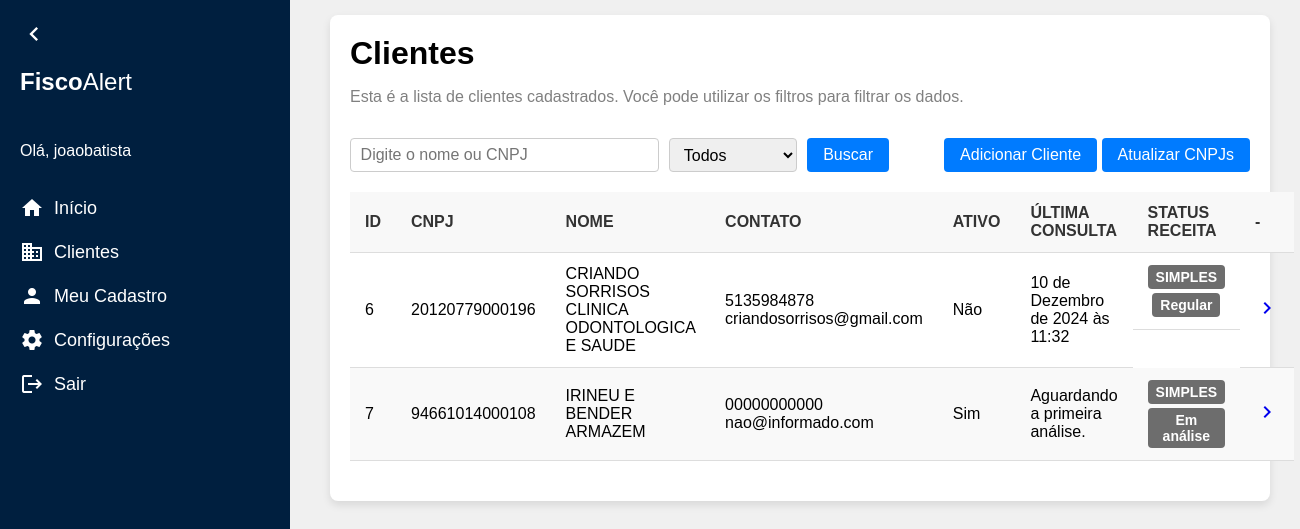
The page /clientes/ (signed in) on the database as committed earlier.
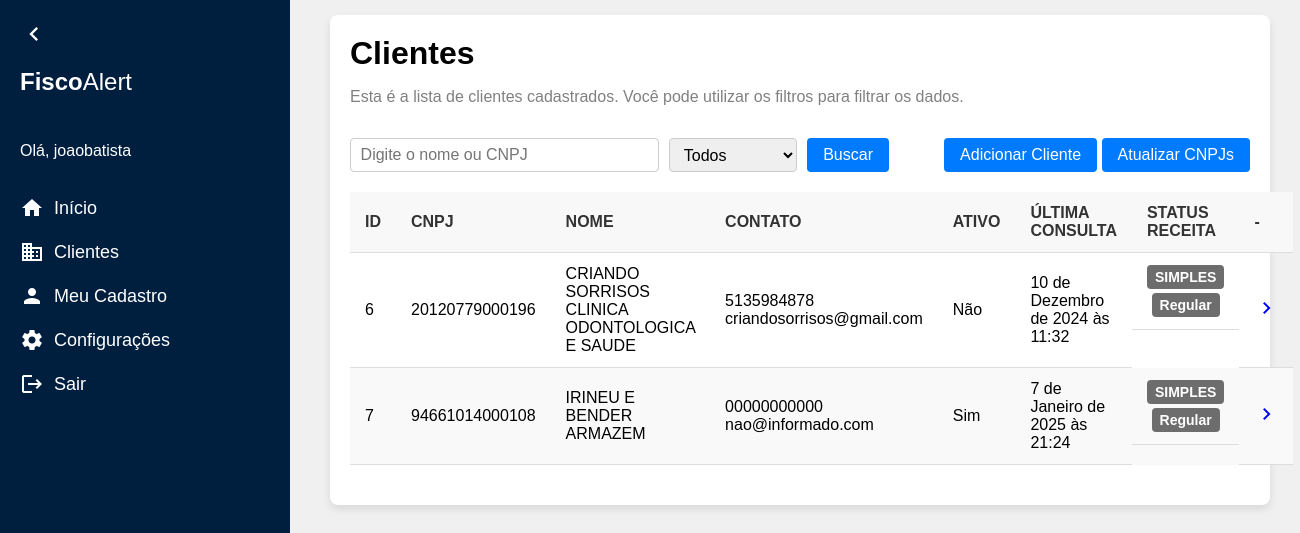
The same page on the database as committed later.
### clientes/models.py (models this page shows, shortened)
class Cliente(models.Model):
    id = models.AutoField(primary_key=True)
    nome_fantasia = models.CharField(max_length=200)
    razao_social = models.CharField(max_length=200)
    cnpj = models.CharField(max_length=14, blank=True, null=True)
    responsavel_tecnico = models.CharField(max_length=50)
    email = models.CharField(max_length=200, blank=True, null=True)
    tipo_empresa = models.ForeignKey(TipoEmpresa, on_delete=models.PROTECT, related_name='tipo_empresa', blank= True, null= True)
    regime_fiscal = models.ForeignKey(RegimeFiscal, on_delete=models.PROTECT, related_name= 'regime_fiscal')
    data_inclusao = models.DateField(blank= True, null= True)
    data_exclusao = models.DateField(blank= True, null= True)
    ultima_atualizacao = models.DateTimeField(blank=True, null=True)
    status = models.CharField(max_length=20, blank= True, null= True)
    telefone = models.CharField(
        max_length=15, blank=True, null=True,
        validators=[
            RegexValidator(
                regex=r'^\d{10,11}$',
                message="O número de telefone deve conter apenas dígitos e ter 10 ou 11 dígitos."
            )
        ]
    )
    ativo = models.BooleanField(default=True)
    escritorio = models.ForeignKey(Escritorio, on_delete=models.PROTECT, related_name='escritorio', blank= True, null= True)

class RegimeFiscal(models.Model):
    id = models.AutoField(primary_key=True)
    nome = models.CharField(max_length=30)
    def __str__(self):
        return self.nome
    class Meta:
        verbose_name = "Regime Fiscal"
        verbose_name_plural = "Regimes Fiscais"

### clientes/views.py (the view)
# urls.py: path('clientes/', clientes_view, name='clientes'),
@filtrar_clientes_por_escritorio
@login_required
def clientes_view(request):
    clientes = request.clientes.order_by('nome_fantasia')
    search = request.GET.get('search', '')
    status = request.GET.get('status', '')
    if search:
        clientes = clientes.filter(Q(nome_fantasia__icontains=search) | Q(cnpj__icontains=search))
    if status == 'ativo':
        clientes = clientes.filter(ativo=True)
    elif status == 'inativo':
        clientes = clientes.filter(ativo=False)
    return render(request, 'clientes.html', {'clientes': clientes})

### clientes/utils.py (called while the page is built, shortened)
def filtrar_clientes_por_escritorio(view_func):
    @wraps(view_func)
    def _wrapped_view(request, *args, **kwargs):
        if not request.user.is_authenticated:
            return HttpResponseForbidden("Usuário não autenticado.")
        escritorio = getattr(request.user, 'escritorio', None)
        request.clientes = Cliente.objects.filter(escritorio=escritorio)
        return view_func(request, *args, **kwargs)
    return _wrapped_view

### configuracoes/context_processors.py (called while the page is built)
def cor_principal(request):
    if request.user.is_authenticated:
        escritorio = request.user.escritorio
        try:
            configuracoes = Configuracoes.objects.get(empresa_config=escritorio)
            cor_principal = configuracoes.cor_principal or "#001f3f"
        except Configuracoes.DoesNotExist:
            cor_principal = "#001f3f"
    else:
        cor_principal = "#001f3f"
    return {
        'cor_principal': cor_principal
    }

### clientes/templates/clientes.html (shortened to what this page needs)
{% extends "base.html" %}
{% block content %}
<div class="content">
    <div class="container">
        <div class="title">Clientes</div>
        <p>Esta é a lista de clientes cadastrados. Você pode utilizar os filtros para filtrar os dados.</p>
        <div class="actions">
            <form method="GET" action="">
                <input
                    type="text"
                    name="search"
                    placeholder="Digite o nome ou CNPJ"
                    value="{{ request.GET.search }}"
                >
                <select name="status">
                    <option value="" {% if not request.GET.status %}selected{% endif %}>Todos</option>
                </select>
                <button type="submit">Buscar</button>
            </form>
            <div>
                <a href="{% url 'novo_cliente' %}" class="add-client-btn"><button >Adicionar Cliente</button></a>
                <a href="{% url 'atualizar_clientes' %}" id="update-clients-btn" class="update-clients-btn"><button type="button">Atualizar CNPJs</button></a>
            </div>
        </div>
        {% if clientes %}
            <table>
                <thead>
                    <tr>
                        <th>ID</th>
                        <th>CNPJ</th>
                        <th>NOME</th>
                        <th>CONTATO</th>
                        <th>ATIVO</th>
                        <th>ÚLTIMA CONSULTA</th>
                        <th>STATUS RECEITA</th>
                        <th>-</th>
                    </tr>
                </thead>
                <tbody>
                    {% for cliente in clientes %}
                    <tr>
                        <td>{{ cliente.id }}</td>
                        <td>{{ cliente.cnpj }}</td>
                        <td>{{ cliente.nome_fantasia }}</td>
                        <td>
                            {{ cliente.telefone }}<br>{{ cliente.email }}</td>
                        <td>
                            {% if cliente.ativo == True %}
                            Sim
                            {% else %}
                            Não
                            {% endif %}
                        </td>
                        <td>
                            {% if cliente.ultima_atualizacao %}
                                {{ cliente.ultima_atualizacao }}
                            {% else %}
                                Aguardando a primeira análise.
                            {% endif %}
                        </td>
                        <td class="status-tag">
                            <span>{{ cliente.regime_fiscal }}</span>
                            <span>
                                {% if cliente.status %}
                                    {{ cliente.status }}
                                {% else %}
                                    Em análise
                                {% endif %}
                            </span>
                        </td>
                        <td class="actions-icons">
                            <a href="{% url 'cliente_detalhe' pk=cliente.pk %}">
                                <span class="material-icons">chevron_right</span>
                            </a>
                        </td>
                    </tr>
                    {% endfor %}
                </tbody>
            </table>
        {% else %}
            <div class="placeholder-clientes">
                <div class="material-icons">search_off</div>
                <h3>Não há clientes cadastrados. Clique em "Adicionar cliente" para iniciar um cadastro.</h3>
            </div>
        {% endif %}
    </div>
</div>
{% endblock %}

Rows that differ between the two databases and show on the page:
changed Cliente "IRINEU E BENDER ARMAZEM": ultima_atualizacao (not shown) → "7 de Janeiro de 2025 às 21:24"; status "Em análise" → "Regular"; no longer shows "Aguardando a primeira análise."
